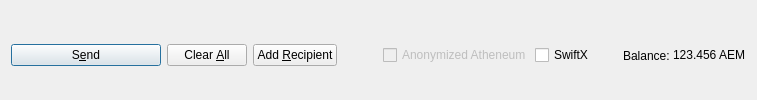
         <widget class="QFrame" name="frame_Send">
          <layout class="QHBoxLayout" name="horizontalLayout">
           <property name="bottomMargin">
            <number>0</number>
           </property>
           <item>
            <widget class="QPushButton" name="sendButton">
             <property name="minimumSize">
              <size>
               <width>150</width>
               <height>0</height>
              </size>
             </property>
             <property name="toolTip">
              <string>Confirm the send action</string>
             </property>
             <property name="text">
              <string>S&amp;end</string>
             </property>
             <property name="autoDefault">
              <bool>false</bool>
             </property>
             <property name="default">
              <bool>true</bool>
             </property>
            </widget>
           </item>
           <item>
            <widget class="QPushButton" name="clearButton">
             <property name="sizePolicy">
              <sizepolicy hsizetype="Minimum" vsizetype="Fixed">
               <horstretch>0</horstretch>
               <verstretch>0</verstretch>
              </sizepolicy>
             </property>
             <property name="toolTip">
              <string>Clear all fields of the form.</string>
             </property>
             <property name="text">
              <string>Clear &amp;All</string>
             </property>
             <property name="autoDefault">
              <bool>false</bool>
             </property>
            </widget>
           </item>
           <item>
            <widget class="QPushButton" name="addButton">
             <property name="toolTip">
              <string>Send to multiple recipients at once</string>
             </property>
             <property name="text">
              <string>Add &amp;Recipient</string>
             </property>
             <property name="autoDefault">
              <bool>false</bool>
             </property>
            </widget>
           </item>
           <item>
            <spacer name="horizontalSpacer">
             <property name="orientation">
              <enum>Qt::Horizontal</enum>
             </property>
             <property name="sizeHint" stdset="0">
              <size>
               <width>40</width>
               <height>20</height>
              </size>
             </property>
            </spacer>
           </item>
           <item>
            <layout class="QHBoxLayout" name="horizontalLayout_2">
             <property name="spacing">
              <number>3</number>
             </property>
             <item>
              <widget class="QCheckBox" name="checkzAEM">
               <property name="enabled">
                <bool>false</bool>
               </property>
               <property name="text">
                <string>Anonymized Atheneum</string>
               </property>
              </widget>
             </item>
             <item>
              <widget class="QCheckBox" name="checkSwiftTX">
               <property name="enabled">
                <bool>true</bool>
               </property>
               <property name="minimumSize">
                <size>
                 <width>85</width>
                 <height>0</height>
                </size>
               </property>
               <property name="text">
                <string>SwiftX</string>
               </property>
              </widget>
             </item>
             <item>
              <widget class="QLabel" name="label">
               <property name="text">
                <string>Balance:</string>
               </property>
              </widget>
             </item>
             <item>
              <widget class="QLabel" name="labelBalance">
               <property name="sizePolicy">
                <sizepolicy hsizetype="Preferred" vsizetype="Fixed">
                 <horstretch>0</horstretch>
                 <verstretch>0</verstretch>
                </sizepolicy>
               </property>
               <property name="cursor">
                <cursorShape>IBeamCursor</cursorShape>
               </property>
               <property name="text">
                <string notr="true">123.456 AEM</string>
               </property>
               <property name="textInteractionFlags">
                <set>Qt::LinksAccessibleByMouse|Qt::TextSelectableByKeyboard|Qt::TextSelectableByMouse</set>
               </property>
              </widget>
             </item>
            </layout>
           </item>
          </layout>
         </widget>
